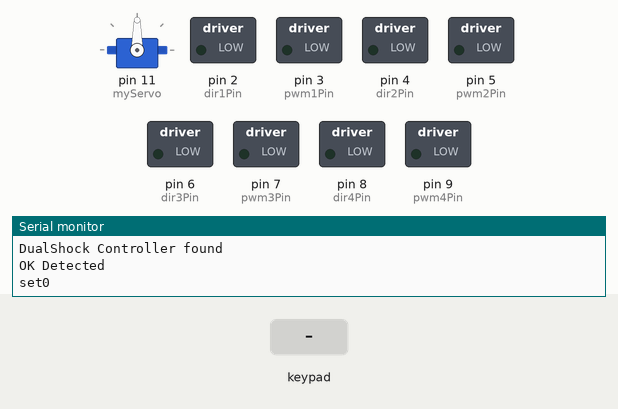
This sketch was run on a simulated Arduino Uno, built with avr-gcc and run on an emulated ATmega328P. On the bench: servo, switched loads named in the sketch (green lamp = pin HIGH), the last lines printed to the serial monitor. The test bench sets the inputs (shaded band).

Above: at 1.2 s.
1.3 s: key 'U' pressed
At 1.5 s:
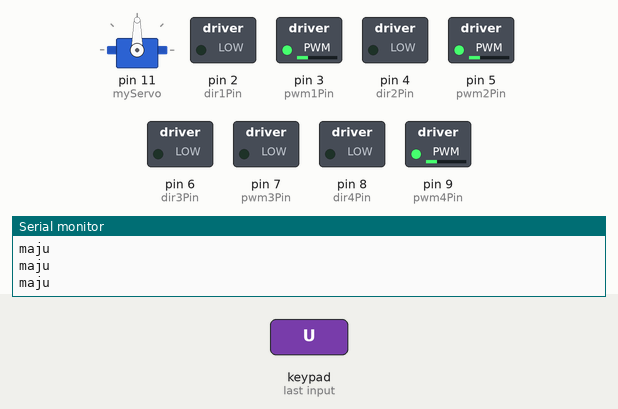
3.2 s: key 'D' pressed
At 3.4 s:
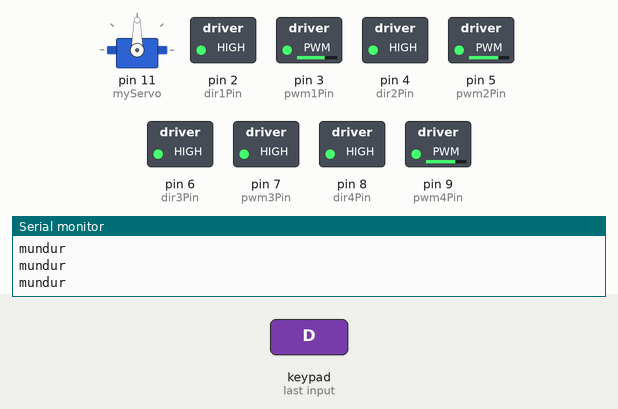
5.1 s: key 'L' pressed
At 5.3 s:
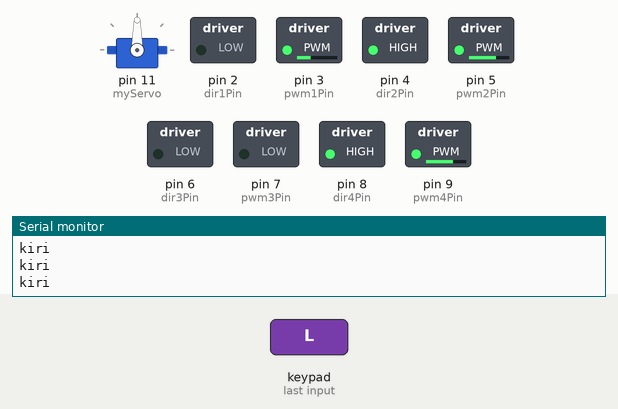
7.0 s: key 'R' pressed
At 7.2 s:
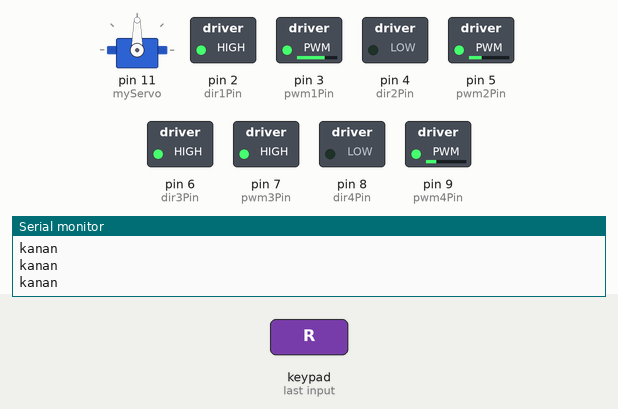
Timing chart, 0 to 9.9 s (numbered marks = the images above; inputs shaded):
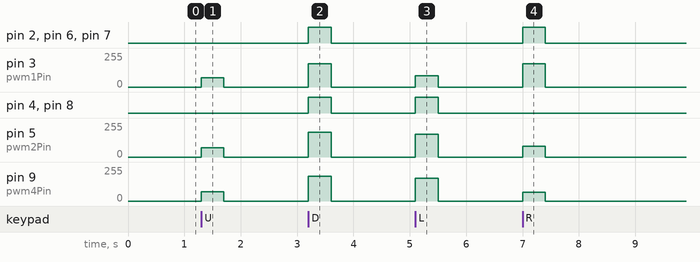

The sketch:

manual_robot_code.ino
```cpp
//Project : Manual Robot Baronas 2022
//Author  : Helda Pratama
#include "hardware.h"
#include "motor.h"

void setup() {
  hardwareInit();
  myServo.attach(11);
//  myServo.write(0);
//  delay(1000);
  Serial.println("set0");
}

void loop() {

  ps2x.read_gamepad(false, vibrate);
  readAnalogStick();

  //Motor Drive
//   if (key_r1) {
//    if (key_r2) setMotor(250,250,250,250);
//    else setMotor(100,100,100,100);
//  }
//  else if (key_r2) setMotor(250,250,250,250);
//  else setMotor(100,100,100,100);

//  if (key_up || analog.ly > 30){ setMotor(80,80,80,80); Serial.println("biasa");}//2
////  else if (key_up && key_r1){setMotor (200,200,200,200); Serial.println("turbo");}
//  else if (key_down || analog.ly < -30) setMotor(-100,-100,-100,-100);//1  setMotor(motor2,motor1,motor4,3);
//  else if (key_left || analog.lx > 30) setMotor(100,-100,100,-100);//4
//  else if (key_right || analog.lx < -30)setMotor(-100,100,-100,90);//3
//  else if (analog.rx < -30)setMotor(80,80,-80,-80);//3
//  else if (analog.rx > 30)setMotor(-80,-80,80,80);//3
//  else setMotor(0,0,0,0);

//if (key_up && key_r1 ){
//    setMotor (200,200,200,200);
//    Serial.println("maju turbo");
//}
//else setMotor (0,0,0,0);
/*
*
*/
//setMotor(motor2,motor1,motor4,motor3)
if (key_up || analog.ly > 30){
  setMotor(70,70,75,70);
  Serial.println("maju");
  if (key_r1 && key_up || key_r1 && analog.ly > 30){
    setMotor(170,180,170,180);
    Serial.println("maju turbo");
  }
}
else if (key_down || analog.ly < -30){
    setMotor(-80,-70,-80,-70);
    Serial.println("mundur");
    if (key_r1 && key_down || key_r1 && analog.ly < -30){
    setMotor(-180,-180,-155,-155);
    Serial.println("mundur turbo");
  }
}
else if (key_left || analog.lx > 30){
    setMotor(85,-85,85,-85);
    Serial.println("kiri");
    if (key_r1 && key_left || key_r1 && analog.lx > 30){
    setMotor(185,-185,180,-180);
    Serial.println("kiri turbo");
  }
}
else if (key_right || analog.lx < -30){
    setMotor(-80,80,-80,65);
    Serial.println("kanan");
    if (key_r1 && key_right || key_r1 && analog.lx < -30){
    setMotor(-180,180,-180,160);
    Serial.println("kanan turbo");
  }
}
else if (analog.rx < -30)setMotor(80,80,-80,-80);//3
else if (analog.rx > 30)setMotor(-80,-80,80,80);//3
else if (key_l1){
//  myServo.write(45);
//  delay(0);
  //myServo.write(90);

//  delay(0);
  myServo.write(naik);

}

else setMotor(0,0,0,0);

//  if (analog.rx > 30) vphi = runningSpeed;
//  else if (analog.rx < -30) vphi = -runningSpeed;
//  else vphi = 0;

  //omniDrive(vx, vy, vphi);
}

/*
#include "hardware.h"
#include "motor.h"

void setup() {
  hardwareInit();
}

void loop() {
  ps2x.read_gamepad(false, vibrate);
  readAnalogStick();

  //Motor Drive
  if (key_r1) {
    if (key_r2) runningSpeed = 250;
    else runningSpeed = 250;
  }
  else if (key_r2) runningSpeed = 250;
  else runningSpeed = 50;

  if (key_up || analog.ly > 30) vx = runningSpeed;
  else if (key_down || analog.ly < -30) vx = -runningSpeed;
  else vx = 0;

  if (key_left || analog.lx > 30) vy = runningSpeed;
  else if (key_right || analog.lx < -30) vy = -runningSpeed;
  else vy = 0;

  if (analog.rx > 30) vphi = runningSpeed;
  else if (analog.rx < -30) vphi = -runningSpeed;
  else vphi = 0;

  omniDrive(vx, vy, vphi);
}
*/
```

hardware.h
```cpp
/*Hardware Pinout

  Stik PS
  data    14
  cmd     15
  clk     16
  att     17

  Motor Omni
  motor1 enable 2
  motor1 pwm    3
  motor2 enable 4
  motor2 pwm    5
  motor3 enable 6
  motor3 pwm    7
  motor4 enable 8
  motor4 pwm    9

  Servo
  Servo lift 11
  Servo grip 10
*/
//SERVO
#include <Servo.h>
Servo myServo;

//PS2
#include <PS2X_lib.h>
#define dataPin   14
#define cmdPin    15
#define attPin    17
#define clkPin    16
#define pressures   false
#define rumble      false
PS2X ps2x;
int error = 0;
byte type = 0;
byte vibrate = 0;

int naik=90;

#define key_start     (ps2x.Button(PSB_START))
#define key_select    (ps2x.Button(PSB_SELECT))
#define key_up        (ps2x.Button(PSB_PAD_UP))
#define key_right     (ps2x.Button(PSB_PAD_RIGHT))
#define key_left      (ps2x.Button(PSB_PAD_LEFT))
#define key_down      (ps2x.Button(PSB_PAD_DOWN))
#define key_l3        (ps2x.Button(PSB_L3))
#define key_r3        (ps2x.Button(PSB_R3))
#define key_l1        (ps2x.Button(PSB_L1))
#define key_r1        (ps2x.Button(PSB_R1))
#define key_l2        (ps2x.Button(PSB_L2))
#define key_r2        (ps2x.Button(PSB_R2))
#define key_triangle  (ps2x.Button(PSB_TRIANGLE))
#define key_circle    (ps2x.Button(PSB_CIRCLE))
#define key_cross     (ps2x.Button(PSB_CROSS))
#define key_square    (ps2x.Button(PSB_SQUARE))

int key_analog_up = 0;
int key_analog_down = 0;
int key_analog_left = 0;
int key_analog_right = 0;

struct {
  int lx;
  int ly;
  int rx;
  int ry;
} analog;

void readAnalogStick() {
  analog.ly = 128 - (ps2x.Analog(PSS_LY));
  analog.lx = 128 - (ps2x.Analog(PSS_LX));
  analog.ry = 128 - (ps2x.Analog(PSS_RY));
  analog.rx = 128 - (ps2x.Analog(PSS_RX));
}

//Motor Omni
#define dir1Pin   2
#define pwm1Pin   3
#define dir2Pin   4
#define pwm2Pin   5
#define dir3Pin   6
#define pwm3Pin   7
#define dir4Pin   8
#define pwm4Pin   9
int runningSpeed, vx, vy, vphi;

void hardwareInit() {
  Serial.begin(9600);
  pinMode(dir1Pin, OUTPUT);
  pinMode(dir2Pin, OUTPUT);
  pinMode(dir3Pin, OUTPUT);
  pinMode(dir4Pin, OUTPUT);
  digitalWrite(dir1Pin, 0);
  digitalWrite(dir2Pin, 0);
  digitalWrite(dir3Pin, 0);
  digitalWrite(dir4Pin, 0);

atas:
  Serial.println("Find Controller");
  error = ps2x.config_gamepad(clkPin, cmdPin, attPin, dataPin, pressures, rumble);
  if (error != 0) {
    delay(1000);
    goto atas;
  }
  int type = ps2x.readType();
  switch (type) {
    case 0: Serial.println("Unknown Controller type found "); break;
    case 1: Serial.println("DualShock Controller found "); break;
    case 2: Serial.println("GuitarHero Controller found "); break;
    case 3: Serial.println("Wireless Sony DualShock Controller found "); break;
  }
  Serial.println("OK Detected");
}
/**
//PS2
#include <PS2X_lib.h>
#define dataPin   14
#define cmdPin    15
#define attPin    17
#define clkPin    16
#define pressures   false
#define rumble      false
PS2X ps2x;
int error = 0;
byte type = 0;
byte vibrate = 0;

#define key_start     (ps2x.Button(PSB_START))
#define key_select    (ps2x.Button(PSB_SELECT))
#define key_up        (ps2x.Button(PSB_PAD_UP))
#define key_right     (ps2x.Button(PSB_PAD_RIGHT))
#define key_left      (ps2x.Button(PSB_PAD_LEFT))
#define key_down      (ps2x.Button(PSB_PAD_DOWN))
#define key_l3        (ps2x.Button(PSB_L3))
#define key_r3        (ps2x.Button(PSB_R3))
#define key_l1        (ps2x.Button(PSB_L1))
#define key_r1        (ps2x.Button(PSB_R1))
#define key_l2        (ps2x.Button(PSB_L2))
#define key_r2        (ps2x.Button(PSB_R2))
#define key_triangle  (ps2x.Button(PSB_TRIANGLE))
#define key_circle    (ps2x.Button(PSB_CIRCLE))
#define key_cross     (ps2x.Button(PSB_CROSS))
#define key_square    (ps2x.Button(PSB_SQUARE))

int key_analog_up = 0;
int key_analog_down = 0;
int key_analog_left = 0;
int key_analog_right = 0;

struct {
  int lx;
  int ly;
  int rx;
  int ry;
} analog;

void readAnalogStick() {
  analog.ly = 128 - (ps2x.Analog(PSS_LY));
  analog.lx = 128 - (ps2x.Analog(PSS_LX));
  analog.ry = 128 - (ps2x.Analog(PSS_RY));
  analog.rx = 128 - (ps2x.Analog(PSS_RX));
}

//Motor Omni
#define dir1Pin   2
#define pwm1Pin   3
#define dir2Pin   4
#define pwm2Pin   5
#define dir3Pin   6
#define pwm3Pin   7
#define dir4Pin   8 m
#define pwm4Pin   9
int runningSpeed, vx, vy, vphi;

void hardwareInit() {
  Serial.begin(9600);
  pinMode(dir1Pin, OUTPUT);
  pinMode(dir2Pin, OUTPUT);
  pinMode(dir3Pin, OUTPUT);
  pinMode(dir4Pin, OUTPUT);
  digitalWrite(dir1Pin, 0);
  digitalWrite(dir2Pin, 0);
  digitalWrite(dir3Pin, 0);
  digitalWrite(dir4Pin, 0);

atas:
  Serial.println("Find Controller");
  error = ps2x.config_gamepad(clkPin, cmdPin, attPin, dataPin, pressures, rumble);
  if (error != 0) {
    delay(1000);
    goto atas;
  }
  int type = ps2x.readType();
  switch (type) {
    case 0: Serial.println("Unknown Controller type found "); break;
    case 1: Serial.println("DualShock Controller found "); break;
    case 2: Serial.println("GuitarHero Controller found "); break;
    case 3: Serial.println("Wireless Sony DualShock Controller found "); break;
  }
  Serial.println("OK Detected");
}
**/
```

motor.h
```cpp
void setMotor(int speed1, int speed2, int speed3, int speed4) {
  if (speed1 < 0) {
    speed1 = 255 + speed1;
    digitalWrite(dir1Pin, 1);
  }
  else digitalWrite(dir1Pin, 0);
  if (speed2 < 0) {
    speed2 = 255 + speed2;
    digitalWrite(dir2Pin, 1);
  }
  else digitalWrite(dir2Pin, 0);
  if (speed3 < 0) {
    speed3 = 255 + speed3;
    digitalWrite(dir3Pin, 1);
  }
  else digitalWrite(dir3Pin, 0);
  if (speed4 < 0) {
    speed4 = 255 + speed4;
    digitalWrite(dir4Pin, 1);
  }
  else digitalWrite(dir4Pin, 0);
  if (speed1 > 255) speed1 = 255;
  if (speed2 > 255) speed2 = 255;
  if (speed3 > 255) speed3 = 255;
  if (speed4 > 255) speed4 = 255;
  analogWrite(pwm1Pin, speed1);
  analogWrite(pwm2Pin, speed2);
  analogWrite(pwm3Pin, speed3);
  analogWrite(pwm4Pin, speed4);
}

void omniDrive(int vx, int vy, int v_phi) {
  int m1 = vx + (-(vy)) + (-(v_phi * 0.8));
  int m2 = vx + vy + (-(v_phi * 0.8));
  int m3 = vx + (-(vy)) + (v_phi * 0.8);
  int m4 = vx + vy + (v_phi * 0.8);
  setMotor(m1, m2, m3, m4);
}
/*
void setMotor(int speed1, int speed2, int speed3, int speed4) {
  if (speed1 < 0) {
    speed1 = 255 + speed1;
    digitalWrite(dir1Pin, 1);
  }
  else digitalWrite(dir1Pin, 0);
  if (speed2 < 0) {
    speed2 = 255 + speed2;
    digitalWrite(dir2Pin, 1);
  }
  else digitalWrite(dir2Pin, 0);
  if (speed3 < 0) {
    speed3 = 255 + speed3;
    digitalWrite(dir3Pin, 1);
  }
  else digitalWrite(dir3Pin, 0);
  if (speed4 < 0) {
    speed4 = 255 + speed4;
    digitalWrite(dir4Pin, 1);
  }
  else digitalWrite(dir4Pin, 0);
  if (speed1 > 255) speed1 = 255;
  if (speed2 > 255) speed2 = 255;
  if (speed3 > 255) speed3 = 255;
  if (speed4 > 255) speed4 = 255;
  analogWrite(pwm1Pin, speed1);
  analogWrite(pwm2Pin, speed2);
  analogWrite(pwm3Pin, speed3);
  analogWrite(pwm4Pin, speed4);
}

void omniDrive(int vx, int vy, int v_phi) {
  int m1 = vx + (-(vy)) + (-(v_phi * 0.8));
  int m2 = vx + vy + (-(v_phi * 0.8));
  int m3 = vx + (-(vy)) + (v_phi * 0.8);
  int m4 = vx + vy + (v_phi * 0.8);
  setMotor(m1, m2, m3, m4);
}
*/
```

Measured:
- after the input at 1.3 s, pin 3 (pwm1Pin), pin 5 (pwm2Pin), pin 9 (pwm4Pin): 0/255 → 70/255 at once, → 0/255 0.40 s later
- after the input at 3.2 s, pin 2 (dir1Pin), pin 4 (dir2Pin), pin 6 (dir3Pin), pin 7 (pwm3Pin), pin 8 (dir4Pin): LOW → HIGH at once, → LOW 0.41 s later; pin 3 (pwm1Pin): 0/255 → 175/255 at once, → 0/255 0.41 s later; pin 5 (pwm2Pin), pin 9 (pwm4Pin): 0/255 → 185/255 at once, → 0/255 0.41 s later
- after the input at 5.1 s, pin 3 (pwm1Pin): 0/255 → 85/255 at once, → 0/255 0.40 s later; pin 4 (dir2Pin), pin 8 (dir4Pin): LOW → HIGH at once, → LOW 0.40 s later; pin 5 (pwm2Pin), pin 9 (pwm4Pin): 0/255 → 170/255 at once, → 0/255 0.40 s later
- after the input at 7.0 s, pin 2 (dir1Pin), pin 6 (dir3Pin), pin 7 (pwm3Pin): LOW → HIGH at once, → LOW 0.41 s later; pin 3 (pwm1Pin): 0/255 → 175/255 at once, → 0/255 0.41 s later; pin 5 (pwm2Pin): 0/255 → 80/255 at once, → 0/255 0.41 s later; pin 9 (pwm4Pin): 0/255 → 65/255 at once, → 0/255 0.41 s later
